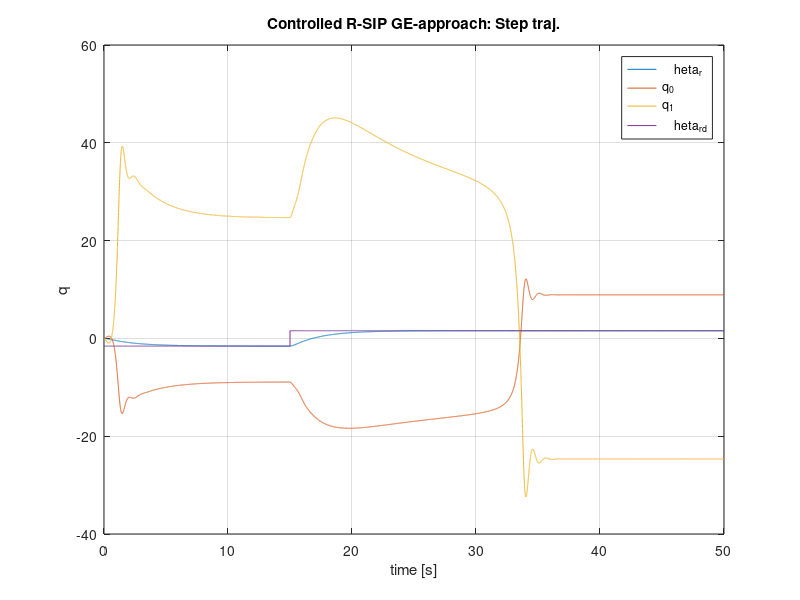

This chart was generated by the following MATLAB code:
%%%%%%% Plot Script %%%%%%
clear all
close all
clc

%% Load Dynamics Solution
load("DynamicsSolution.mat");

%% Plot Trajectory
plot(t, qqd(:, 1:3));
grid on
title("Controlled R-SIP GE-approach: Step traj.")
xlabel("time [s]")
ylabel("q")

%% Desired Trajectory
start_time = 15;
for i = 1:length(t)
%     theta_rd(i) = atan(t(i) - start_time);

    if t(i) <= start_time
        theta_rd(i) = -pi/2;
    else
        theta_rd(i) = pi/2;
    end
end

hold on
plot(t, theta_rd)
hold off
legend("\theta_{r}", "q_0", "q_1", "\theta_{rd}")